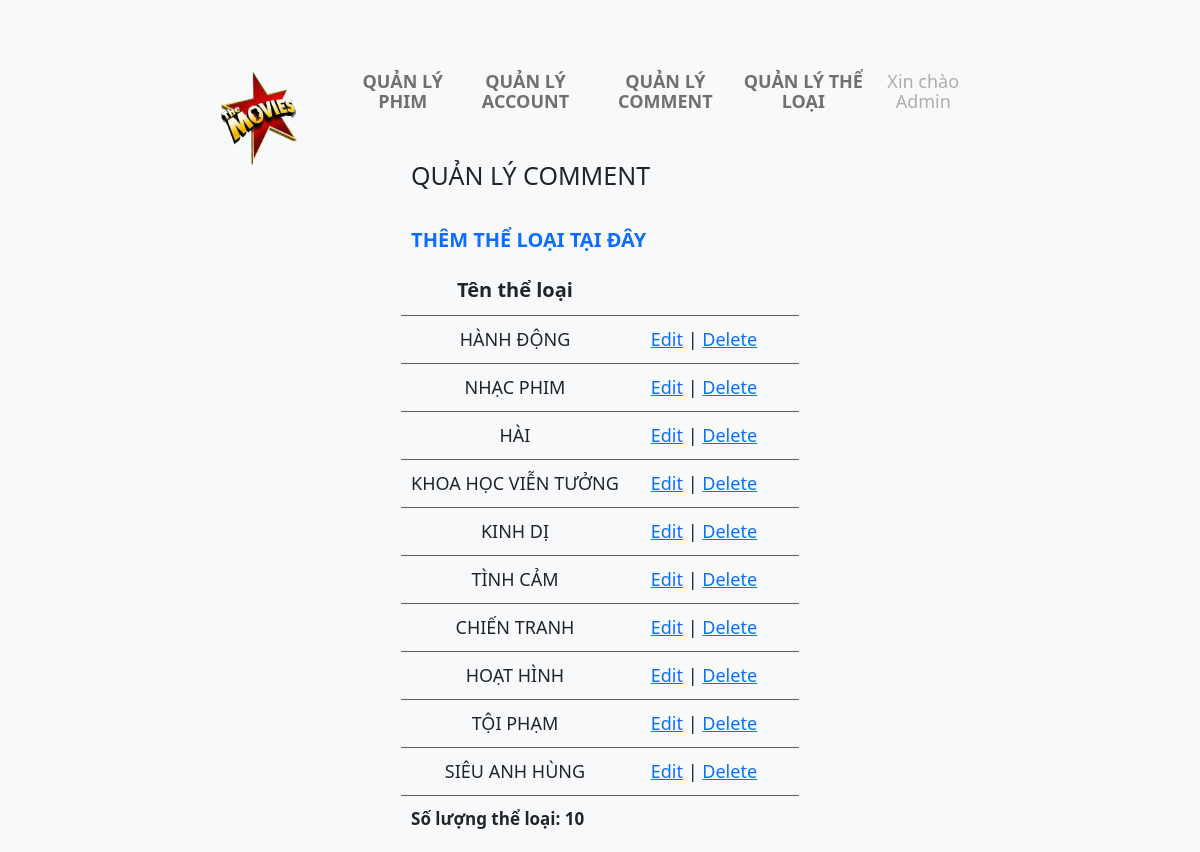
Screenshot of /loginAdmin/genre.php (signed in) with the database file from the repository.
### tables this page shows
CREATE TABLE `Genres`
(
  `MaTL` INT AUTO_INCREMENT,
  `Genre` NVARCHAR(50) NOT NULL,
  PRIMARY KEY (`MaTL`)
);

### loginAdmin/genre.php (the view, shortened to what this page needs)
<?php
require('../api/dbConnection.php');
?>
<!DOCTYPE html>
<html lang="en">
<head>
    <link rel="stylesheet" href="https://maxcdn.bootstrapcdn.com/bootstrap/3.3.7/css/bootstrap.min.css">
    <link rel="stylesheet" href="../css/loginAdmin.css">
    <link rel="stylesheet" href="../css/main.css">
    <link href="https://cdn.jsdelivr.net/npm/bootstrap@5.2.2/dist/css/bootstrap.min.css" rel="stylesheet">
</head>
<body style="background: rgb(248, 249, 250)">
<div class="navbarMenu" style="height: 100px; font-size: 18px; text-align:center">
    <nav class="navbar navbar-expand-lg navbar-light bg-light" id="navBar">
        <div class="container-fluid">
            <a class="navbar-brand" href="home.php"><img id="logo" src="../images/logo.png" alt="IMG" style="width: 100px;"></a>
            <div class="collapse navbar-collapse" id="navbarSupportedContent">
                <ul class="navbar-nav me-auto mb-2 mb-lg-0" id="toCenter">
                    <li class="nav-item">
                        <a class="nav-link" aria-current="page" href="home.php"><b>QUẢN LÝ PHIM</b></a>
                    </li>
                    <li class="nav-item">
                        <a class="nav-link" href="user.php"><b>QUẢN LÝ ACCOUNT</b></a>
                    </li>
                    <li class="nav-item">
                        <a class="nav-link" href="comment.php"><b>QUẢN LÝ COMMENT</b></a>
                    </li>
                    <li class="nav-item">
                        <a class="nav-link" href="genre.php"><b>QUẢN LÝ THỂ LOẠI</b></a>
                    </li>
                    <li class="nav-item">
                        <a class="nav-link disabled">Xin chào Admin</a>
                    </li>
                </ul>
            </div>
        </div>
    </nav>
</div>
    <table cellpadding="10" cellspacing="10" border="0" style="border-collapse: collapse; margin: auto">
        <tr class="control" style="text-align: left; font-weight: bold; font-size: 20px">
            <td colspan="5">
                <h1>QUẢN LÝ COMMENT</h1>
                <br>
                <a class='add' href="addGenre.php">THÊM THỂ LOẠI TẠI ĐÂY</a>
            </td>
        </tr>
        <tr class="header" style="font-size: 20px">
            <td>Tên thể loại</td>
        </tr>
        <?php
        $sql = 'SELECT * FROM genres';
        try {
            $stmt = $dbCon->prepare($sql);
            $stmt->execute();
        } catch (PDOException $ex) {
            die(json_encode(array('status' => false, 'data' => $ex->getMessage())));
        }
        $total = 0;
        while ($row = $stmt->fetch(PDO::FETCH_ASSOC)) {
            $total++;
            echo '
                <tr class="item" style="font-size: 18px">
                    <td>' . $row['Genre'] . '</td>
                    <td><a href="updateGenre.php?MaTL=' . $row['MaTL'] . '">Edit</a> |
                    <a href="" id=' . $row["MaTL"] . ' class="delGenre">Delete</a></td>
                </tr>
                ';
        }
        ?>
        <tr class="control" style="text-align: left; font-weight: bold; font-size: 17px">
            <td colspan="5">
                <p>Số lượng thể loại: <?php if (isset($total)) echo $total; ?></p>
            </td>
            <td>
            </td>
        </tr>
    </table>
</body>
</html>

### css/loginAdmin.css (style rules this page uses)
body { padding-top: 50px; }
table { text-align: center; }
td { padding: 10px; }
tr.item { border-top: 1px solid #5e5e5e; border-bottom: 1px solid #5e5e5e; }
tr.item td { min-width: 150px; }
tr.header { font-weight: bold; }
a { text-decoration: none; }
.add, .nav-link { text-decoration: none !important; }
.nav-link { font-size: 30px; }

### css/main.css (style rules this page uses)
.navbarMenu { margin: 0px 200px 0px 200px; }
#logo { height: 100px; }

### rows the page displays
genres: Genre "HÀNH ĐỘNG"
genres: Genre "NHẠC PHIM"
genres: Genre "HÀI"
genres: Genre "KHOA HỌC VIỄN TƯỞNG"
genres: Genre "KINH DỊ"
genres: Genre "TÌNH CẢM"
genres: Genre "CHIẾN TRANH"
genres: Genre "HOẠT HÌNH"
genres: Genre "TỘI PHẠM"
genres: Genre "SIÊU ANH HÙNG"

### other values shown
$total "10"
